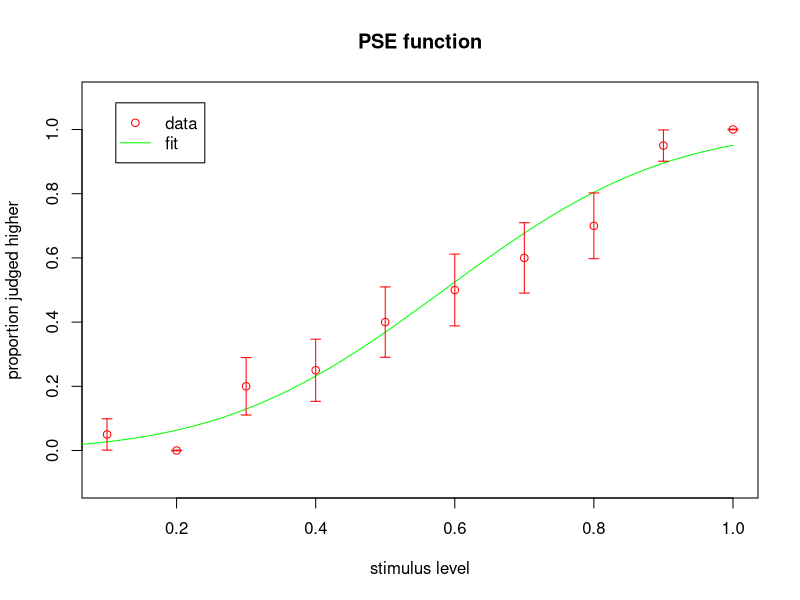

Recreate this plot in R.
# fitdemo.R  Illustrate how to fit a function to behavioural data

rm( list=ls() )

### part 1.  fit a psychometric function

# make up some behavioural data for a discrimination task
stimlev  <- seq( 0.1, 1.0, 0.1 )                        # stimulus levels:  0.1, 0.2, ..., 1.0
ntrials  <- rep( 20, 10 )                               # number of trials at each stimulus level:  20
nhigher  <- c( 1, 0, 4, 5, 8, 10, 12, 14, 19, 20 )      # number of trials where the stimulus was judged higher in value than a reference stimulus
phigher <- nhigher/ntrials                              # 'nhigher' expressed as a proportion

# choose the form of the psychometric function
psyfn <- function( x, mu, sigma )
	pnorm( x, mu, sigma )
	
# define a maximum likelihood objective function
obj <- function( p )
	-sum(log( dbinom( nhigher, ntrials, psyfn( stimlev, p[1], p[2] ) ) ))

# find the parameters that minimize the objective function
pinit <- c( 0.5, 0.2 )             # initial guess
phat <- optim( pinit, obj )$par    # find the parameters of the best fit


### part 2.  report the fit and plot it

# report the fit
muhat <- phat[1]
sigmahat <- phat[2]
cat(sprintf('muhat = %.2f\nsigmahat = %.2f',muhat,sigmahat))

# plot data and fitted PSE function
plot( stimlev, phigher, col='red', ylim=c(-0.1,1.1), xlab='stimulus level', ylab='proportion judged higher', main='PSE function' )
curve( psyfn( x, muhat, sigmahat ), from=0, to=1, col='green', add=TRUE )

# add a legend
legend( 'topleft', inset=0.05, legend=c('data','fit'), col=c('red','green'), pch=c(1,NA), lty=c(NA,1) )

# add error bars
stderr <- sqrt( phigher*(1-phigher)/ntrials )  # standard error of proportion judged higher (assumes a binomial distribution)
stderr <- pmax(stderr,0.001)  # avoid zero-length error bars
plow  <- phigher-stderr;     # lower end of error bars
phigh <- phigher+stderr;     # upper end of error bars
arrows( stimlev, plow, stimlev, phigh, code=3, angle=90, length=0.05, col='red' )

# in some add-on graphics packages there are functions that will add error bars in a single line.
# this code shows how to add error bars manually with the basic graphics package.  often it's
# useful to know how to do things manually anyway, as it gives you more control over how the
# plot will appear.
